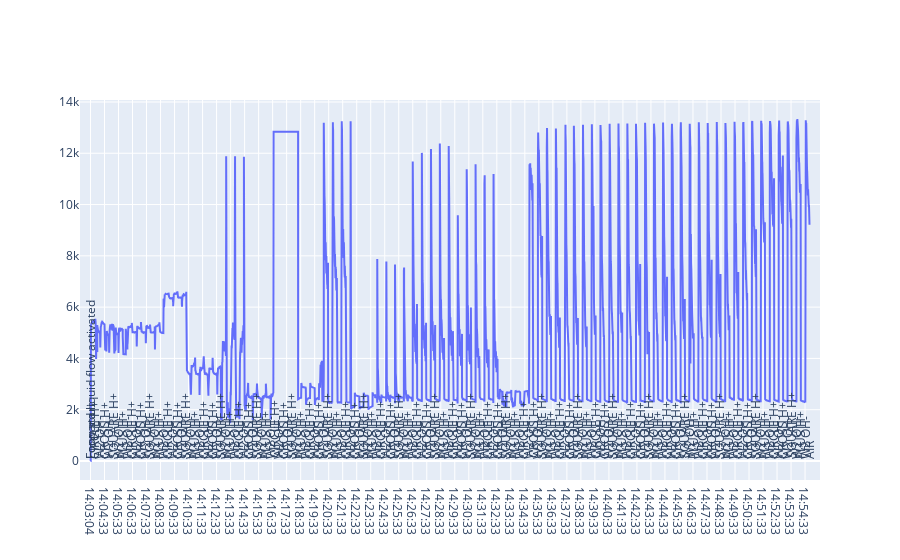

Source (notebook cell):
### Markdown cell above
14:02 Откалибровано. Первый запуск на растворах NaOH и кислоты.

14:08 Увеличил ADC range до 3В

14:10 Уменьшил ADC range до 1В

14:10 Уменьшил ADC range до 0.5В (наблюдается слишком сильный размах - засветка)

14:14 Увеличил ADC до 0.75В (наблюдается слишком темное изображение и слабая амплитуда)

14:16 обнаружили что земли не соединены. Соединили. Все стало засвечено белым 

14:18 увеличил ADC до 2В - слишком малая амплитуда

14:20 уменьшил ADC до 1.6 - слишком высокая амплитуда

14:22 увеличил до 1.8 - слишком малая амплитуда

14:24 уменьшил до 1.7

14:27 уменьшил до 1.65 - самая отчетливая картина, однако большее влияние по показатели оказывает муар, проявляющийся при подаче OH-

14:29 vb1=vb2=2.00 В (изначально было 1.65) - изменений нет

14:32 vb1=vb2=3.00 В - картина изменений стала менее выраженной

14:35 vb1=vb2=1В - картина изменений стала более выраженной

14:37 vb1=vb2=0.5В - еще более ярко выраженный размах

14:39 vb1=vb2=0.25В - разницы не заметно

14:43 vb1=0.25, vb2=0.5

14:46 vb1=0.25, vb2=1

Вывод - достигнута амплитуда (13.1k при OH-, 2.3k при H+). Но при OH- очень высокое влияние на значения оказывает муар, а не PH среды. При постоянном PH щелочи имеется лесенка близкая к гиперболе, что не соответствует изменению PH показателя раствора.

### Code cell
download('sequence.py-2020.06.18_14:03:02.log')
draw_file('sequence.py-2020.06.18_14:03:02.log')

### Figure 1 — Plotly figure (JSON) as saved in the notebook; plotly's stock layout.template omitted (floating-point values rounded to 4 significant figures; data arrays with more than 128 entries replaced by an {"elided": "..."} marker saying what was removed)
{"data": [{"type": "scatter", "x": {"elided": "9674 str values"}, "y": {"elided": "9674 mixed values"}}], "layout": {"annotations": [{"align": "center", "showarrow": false, "text": "Forward liquid flow activated", "textangle": -90, "x": "14:03:04", "yanchor": "bottom"}, {"align": "center", "showarrow": false, "text": "Loop start", "textangle": -90, "x": "14:03:34", "yanchor": "bottom"}, {"align": "center", "showarrow": false, "text": "CIRCLE H+", "textangle": -90, "x": "14:03:54", "yanchor": "bottom"}, {"align": "center", "showarrow": false, "text": "W2 OH-", "textangle": -90, "x": "14:04:13", "yanchor": "bottom"}, {"align": "center", "showarrow": false, "text": "CROSS H+", "textangle": -90, "x": "14:04:33", "yanchor": "bottom"}, {"align": "center", "showarrow": false, "text": "W2 OH-", "textangle": -90, "x": "14:04:52", "yanchor": "bottom"}, {"align": "center", "showarrow": false, "text": "SQUARE H+", "textangle": -90, "x": "14:05:12", "yanchor": "bottom"}, {"align": "center", "showarrow": false, "text": "W2 OH-", "textangle": -90, "x": "14:05:31", "yanchor": "bottom"}, {"align": "center", "showarrow": false, "text": "PLUS H+", "textangle": -90, "x": "14:05:51", "yanchor": "bottom"}, {"align": "center", "showarrow": false, "text": "W2 OH-", "textangle": -90, "x": "14:06:10", "yanchor": "bottom"}, {"align": "center", "showarrow": false, "text": "CIRCLE H+", "textangle": -90, "x": "14:06:30", "yanchor": "bottom"}, {"align": "center", "showarrow": false, "text": "W2 OH-", "textangle": -90, "x": "14:06:49", "yanchor": "bottom"}, {"align": "center", "showarrow": false, "text": "CROSS H+", "textangle": -90, "x": "14:07:09", "yanchor": "bottom"}, {"align": "center", "showarrow": false, "text": "W2 OH-", "textangle": -90, "x": "14:07:28", "yanchor": "bottom"}, {"align": "center", "showarrow": false, "text": "SQUARE H+", "textangle": -90, "x": "14:07:47", "yanchor": "bottom"}, {"align": "center", "showarrow": false, "text": "W2 OH-", "textangle": -90, "x": "14:08:07", "yanchor": "bottom"}, {"align": "center", "showarrow": false, "text": "PLUS H+", "textangle": -90, "x": "14:08:27", "yanchor": "bottom"}, {"align": "center", "showarrow": false, "text": "W2 OH-", "textangle": -90, "x": "14:08:47", "yanchor": "bottom"}, {"align": "center", "showarrow": false, "text": "CIRCLE H+", "textangle": -90, "x": "14:09:06", "yanchor": "bottom"}, {"align": "center", "showarrow": false, "text": "W2 OH-", "textangle": -90, "x": "14:09:25", "yanchor": "bottom"}, {"align": "center", "showarrow": false, "text": "CROSS H+", "textangle": -90, "x": "14:09:44", "yanchor": "bottom"}, {"align": "center", "showarrow": false, "text": "W2 OH-", "textangle": -90, "x": "14:10:03", "yanchor": "bottom"}, {"align": "center", "showarrow": false, "text": "SQUARE H+", "textangle": -90, "x": "14:10:22", "yanchor": "bottom"}, {"align": "center", "showarrow": false, "text": "W2 OH-", "textangle": -90, "x": "14:10:41", "yanchor": "bottom"}, {"align": "center", "showarrow": false, "text": "PLUS H+", "textangle": -90, "x": "14:11:00", "yanchor": "bottom"}, {"align": "center", "showarrow": false, "text": "W2 OH-", "textangle": -90, "x": "14:11:19", "yanchor": "bottom"}, {"align": "center", "showarrow": false, "text": "CIRCLE H+", "textangle": -90, "x": "14:11:38", "yanchor": "bottom"}, {"align": "center", "showarrow": false, "text": "W2 OH-", "textangle": -90, "x": "14:11:56", "yanchor": "bottom"}, {"align": "center", "showarrow": false, "text": "CROSS H+", "textangle": -90, "x": "14:12:15", "yanchor": "bottom"}, {"align": "center", "showarrow": false, "text": "W2 OH-", "textangle": -90, "x": "14:12:34", "yanchor": "bottom"}, {"align": "center", "showarrow": false, "text": "SQUARE H+", "textangle": -90, "x": "14:12:53", "yanchor": "bottom"}, {"align": "center", "showarrow": false, "text": "W2 OH-", "textangle": -90, "x": "14:13:12", "yanchor": "bottom"}, {"align": "center", "showarrow": false, "text": "PLUS H+", "textangle": -90, "x": "14:13:31", "yanchor": "bottom"}, {"align": "center", "showarrow": false, "text": "W2 OH-", "textangle": -90, "x": "14:13:50", "yanchor": "bottom"}, {"align": "center", "showarrow": false, "text": "CIRCLE H+", "textangle": -90, "x": "14:14:10", "yanchor": "bottom"}, {"align": "center", "showarrow": false, "text": "W2 OH-", "textangle": -90, "x": "14:14:28", "yanchor": "bottom"}, {"align": "center", "showarrow": false, "text": "CROSS H+", "textangle": -90, "x": "14:14:48", "yanchor": "bottom"}, {"align": "center", "showarrow": false, "text": "W2 OH-", "textangle": -90, "x": "14:15:07", "yanchor": "bottom"}, {"align": "center", "showarrow": false, "text": "SQUARE H+", "textangle": -90, "x": "14:15:26", "yanchor": "bottom"}, {"align": "center", "showarrow": false, "text": "W2 OH-", "textangle": -90, "x": "14:15:45", "yanchor": "bottom"}, {"align": "center", "showarrow": false, "text": "PLUS H+", "textangle": -90, "x": "14:16:04", "yanchor": "bottom"}, {"align": "center", "showarrow": false, "text": "W2 OH-", "textangle": -90, "x": "14:16:23", "yanchor": "bottom"}, {"align": "center", "showarrow": false, "text": "CIRCLE H+", "textangle": -90, "x": "14:16:41", "yanchor": "bottom"}, {"align": "center", "showarrow": false, "text": "W2 OH-", "textangle": -90, "x": "14:17:00", "yanchor": "bottom"}, {"align": "center", "showarrow": false, "text": "CROSS H+", "textangle": -90, "x": "14:17:19", "yanchor": "bottom"}, {"align": "center", "showarrow": false, "text": "W2 OH-", "textangle": -90, "x": "14:17:38", "yanchor": "bottom"}, {"align": "center", "showarrow": false, "text": "SQUARE H+", "textangle": -90, "x": "14:17:57", "yanchor": "bottom"}, {"align": "center", "showarrow": false, "text": "W2 OH-", "textangle": -90, "x": "14:18:16", "yanchor": "bottom"}, {"align": "center", "showarrow": false, "text": "PLUS H+", "textangle": -90, "x": "14:18:35", "yanchor": "bottom"}, {"align": "center", "showarrow": false, "text": "W2 OH-", "textangle": -90, "x": "14:18:54", "yanchor": "bottom"}, {"align": "center", "showarrow": false, "text": "CIRCLE H+", "textangle": -90, "x": "14:19:13", "yanchor": "bottom"}, {"align": "center", "showarrow": false, "text": "W2 OH-", "textangle": -90, "x": "14:19:32", "yanchor": "bottom"}, {"align": "center", "showarrow": false, "text": "CROSS H+", "textangle": -90, "x": "14:19:51", "yanchor": "bottom"}, {"align": "center", "showarrow": false, "text": "W2 OH-", "textangle": -90, "x": "14:20:10", "yanchor": "bottom"}, {"align": "center", "showarrow": false, "text": "SQUARE H+", "textangle": -90, "x": "14:20:29", "yanchor": "bottom"}, {"align": "center", "showarrow": false, "text": "W2 OH-", "textangle": -90, "x": "14:20:48", "yanchor": "bottom"}, {"align": "center", "showarrow": false, "text": "PLUS H+", "textangle": -90, "x": "14:21:07", "yanchor": "bottom"}, {"align": "center", "showarrow": false, "text": "W2 OH-", "textangle": -90, "x": "14:21:26", "yanchor": "bottom"}, {"align": "center", "showarrow": false, "text": "CIRCLE H+", "textangle": -90, "x": "14:21:46", "yanchor": "bottom"}, {"align": "center", "showarrow": false, "text": "W2 OH-", "textangle": -90, "x": "14:22:05", "yanchor": "bottom"}, {"align": "center", "showarrow": false, "text": "CROSS H+", "textangle": -90, "x": "14:22:24", "yanchor": "bottom"}, {"align": "center", "showarrow": false, "text": "W2 OH-", "textangle": -90, "x": "14:22:43", "yanchor": "bottom"}, {"align": "center", "showarrow": false, "text": "SQUARE H+", "textangle": -90, "x": "14:23:02", "yanchor": "bottom"}, {"align": "center", "showarrow": false, "text": "W2 OH-", "textangle": -90, "x": "14:23:21", "yanchor": "bottom"}, {"align": "center", "showarrow": false, "text": "PLUS H+", "textangle": -90, "x": "14:23:40", "yanchor": "bottom"}, {"align": "center", "showarrow": false, "text": "W2 OH-", "textangle": -90, "x": "14:23:59", "yanchor": "bottom"}, {"align": "center", "showarrow": false, "text": "CIRCLE H+", "textangle": -90, "x": "14:24:18", "yanchor": "bottom"}, {"align": "center", "showarrow": false, "text": "W2 OH-", "textangle": -90, "x": "14:24:37", "yanchor": "bottom"}, {"align": "center", "showarrow": false, "text": "CROSS H+", "textangle": -90, "x": "14:24:57", "yanchor": "bottom"}, {"align": "center", "showarrow": false, "text": "W2 OH-", "textangle": -90, "x": "14:25:16", "yanchor": "bottom"}, {"align": "center", "showarrow": false, "text": "SQUARE H+", "textangle": -90, "x": "14:25:35", "yanchor": "bottom"}, {"align": "center", "showarrow": false, "text": "W2 OH-", "textangle": -90, "x": "14:25:54", "yanchor": "bottom"}, {"align": "center", "showarrow": false, "text": "PLUS H+", "textangle": -90, "x": "14:26:13", "yanchor": "bottom"}, {"align": "center", "showarrow": false, "text": "W2 OH-", "textangle": -90, "x": "14:26:32", "yanchor": "bottom"}, {"align": "center", "showarrow": false, "text": "CIRCLE H+", "textangle": -90, "x": "14:26:51", "yanchor": "bottom"}, {"align": "center", "showarrow": false, "text": "W2 OH-", "textangle": -90, "x": "14:27:10", "yanchor": "bottom"}, {"align": "center", "showarrow": false, "text": "CROSS H+", "textangle": -90, "x": "14:27:30", "yanchor": "bottom"}, {"align": "center", "showarrow": false, "text": "W2 OH-", "textangle": -90, "x": "14:27:49", "yanchor": "bottom"}, {"align": "center", "showarrow": false, "text": "SQUARE H+", "textangle": -90, "x": "14:28:08", "yanchor": "bottom"}, {"align": "center", "showarrow": false, "text": "W2 OH-", "textangle": -90, "x": "14:28:27", "yanchor": "bottom"}, {"align": "center", "showarrow": false, "text": "PLUS H+", "textangle": -90, "x": "14:28:46", "yanchor": "bottom"}, {"align": "center", "showarrow": false, "text": "W2 OH-", "textangle": -90, "x": "14:29:06", "yanchor": "bottom"}, {"align": "center", "showarrow": false, "text": "CIRCLE H+", "textangle": -90, "x": "14:29:25", "yanchor": "bottom"}, {"align": "center", "showarrow": false, "text": "W2 OH-", "textangle": -90, "x": "14:29:44", "yanchor": "bottom"}, {"align": "center", "showarrow": false, "text": "CROSS H+", "textangle": -90, "x": "14:30:03", "yanchor": "bottom"}, {"align": "center", "showarrow": false, "text": "W2 OH-", "textangle": -90, "x": "14:30:22", "yanchor": "bottom"}, {"align": "center", "showarrow": false, "text": "SQUARE H+", "textangle": -90, "x": "14:30:41", "yanchor": "bottom"}, {"align": "center", "showarrow": false, "text": "W2 OH-", "textangle": -90, "x": "14:31:00", "yanchor": "bottom"}, {"align": "center", "showarrow": false, "text": "PLUS H+", "textangle": -90, "x": "14:31:19", "yanchor": "bottom"}, {"align": "center", "showarrow": false, "text": "W2 OH-", "textangle": -90, "x": "14:31:38", "yanchor": "bottom"}, {"align": "center", "showarrow": false, "text": "CIRCLE H+", "textangle": -90, "x": "14:31:57", "yanchor": "bottom"}, {"align": "center", "showarrow": false, "text": "W2 OH-", "textangle": -90, "x": "14:32:17", "yanchor": "bottom"}, {"align": "center", "showarrow": false, "text": "CROSS H+", "textangle": -90, "x": "14:32:36", "yanchor": "bottom"}, {"align": "center", "showarrow": false, "text": "W2 OH-", "textangle": -90, "x": "14:32:55", "yanchor": "bottom"}, {"align": "center", "showarrow": false, "text": "SQUARE H+", "textangle": -90, "x": "14:33:14", "yanchor": "bottom"}, {"align": "center", "showarrow": false, "text": "W2 OH-", "textangle": -90, "x": "14:33:33", "yanchor": "bottom"}, {"align": "center", "showarrow": false, "text": "PLUS H+", "textangle": -90, "x": "14:33:52", "yanchor": "bottom"}, {"align": "center", "showarrow": false, "text": "W2 OH-", "textangle": -90, "x": "14:34:11", "yanchor": "bottom"}, {"align": "center", "showarrow": false, "text": "CIRCLE H+", "textangle": -90, "x": "14:34:30", "yanchor": "bottom"}, {"align": "center", "showarrow": false, "text": "W2 OH-", "textangle": -90, "x": "14:34:49", "yanchor": "bottom"}, {"align": "center", "showarrow": false, "text": "CROSS H+", "textangle": -90, "x": "14:35:08", "yanchor": "bottom"}, {"align": "center", "showarrow": false, "text": "W2 OH-", "textangle": -90, "x": "14:35:27", "yanchor": "bottom"}, {"align": "center", "showarrow": false, "text": "SQUARE H+", "textangle": -90, "x": "14:35:46", "yanchor": "bottom"}, {"align": "center", "showarrow": false, "text": "W2 OH-", "textangle": -90, "x": "14:36:05", "yanchor": "bottom"}, {"align": "center", "showarrow": false, "text": "PLUS H+", "textangle": -90, "x": "14:36:25", "yanchor": "bottom"}, {"align": "center", "showarrow": false, "text": "W2 OH-", "textangle": -90, "x": "14:36:44", "yanchor": "bottom"}, {"align": "center", "showarrow": false, "text": "CIRCLE H+", "textangle": -90, "x": "14:37:03", "yanchor": "bottom"}, {"align": "center", "showarrow": false, "text": "W2 OH-", "textangle": -90, "x": "14:37:23", "yanchor": "bottom"}, {"align": "center", "showarrow": false, "text": "CROSS H+", "textangle": -90, "x": "14:37:42", "yanchor": "bottom"}, {"align": "center", "showarrow": false, "text": "W2 OH-", "textangle": -90, "x": "14:38:01", "yanchor": "bottom"}, {"align": "center", "showarrow": false, "text": "SQUARE H+", "textangle": -90, "x": "14:38:20", "yanchor": "bottom"}, {"align": "center", "showarrow": false, "text": "W2 OH-", "textangle": -90, "x": "14:38:39", "yanchor": "bottom"}, {"align": "center", "showarrow": false, "text": "PLUS H+", "textangle": -90, "x": "14:38:58", "yanchor": "bottom"}, {"align": "center", "showarrow": false, "text": "W2 OH-", "textangle": -90, "x": "14:39:17", "yanchor": "bottom"}, {"align": "center", "showarrow": false, "text": "CIRCLE H+", "textangle": -90, "x": "14:39:36", "yanchor": "bottom"}, {"align": "center", "showarrow": false, "text": "W2 OH-", "textangle": -90, "x": "14:39:55", "yanchor": "bottom"}, {"align": "center", "showarrow": false, "text": "CROSS H+", "textangle": -90, "x": "14:40:14", "yanchor": "bottom"}, {"align": "center", "showarrow": false, "text": "W2 OH-", "textangle": -90, "x": "14:40:33", "yanchor": "bottom"}, {"align": "center", "showarrow": false, "text": "SQUARE H+", "textangle": -90, "x": "14:40:52", "yanchor": "bottom"}, {"align": "center", "showarrow": false, "text": "W2 OH-", "textangle": -90, "x": "14:41:11", "yanchor": "bottom"}, {"align": "center", "showarrow": false, "text": "PLUS H+", "textangle": -90, "x": "14:41:30", "yanchor": "bottom"}, {"align": "center", "showarrow": false, "text": "W2 OH-", "textangle": -90, "x": "14:41:49", "yanchor": "bottom"}, {"align": "center", "showarrow": false, "text": "CIRCLE H+", "textangle": -90, "x": "14:42:08", "yanchor": "bottom"}, {"align": "center", "showarrow": false, "text": "W2 OH-", "textangle": -90, "x": "14:42:27", "yanchor": "bottom"}, {"align": "center", "showarrow": false, "text": "CROSS H+", "textangle": -90, "x": "14:42:46", "yanchor": "bottom"}, {"align": "center", "showarrow": false, "text": "W2 OH-", "textangle": -90, "x": "14:43:05", "yanchor": "bottom"}, {"align": "center", "showarrow": false, "text": "SQUARE H+", "textangle": -90, "x": "14:43:25", "yanchor": "bottom"}, {"align": "center", "showarrow": false, "text": "W2 OH-", "textangle": -90, "x": "14:43:44", "yanchor": "bottom"}, {"align": "center", "showarrow": false, "text": "PLUS H+", "textangle": -90, "x": "14:44:03", "yanchor": "bottom"}, {"align": "center", "showarrow": false, "text": "W2 OH-", "textangle": -90, "x": "14:44:22", "yanchor": "bottom"}, {"align": "center", "showarrow": false, "text": "CIRCLE H+", "textangle": -90, "x": "14:44:41", "yanchor": "bottom"}, {"align": "center", "showarrow": false, "text": "W2 OH-", "textangle": -90, "x": "14:45:00", "yanchor": "bottom"}, {"align": "center", "showarrow": false, "text": "CROSS H+", "textangle": -90, "x": "14:45:19", "yanchor": "bottom"}, {"align": "center", "showarrow": false, "text": "W2 OH-", "textangle": -90, "x": "14:45:38", "yanchor": "bottom"}, {"align": "center", "showarrow": false, "text": "SQUARE H+", "textangle": -90, "x": "14:45:57", "yanchor": "bottom"}, {"align": "center", "showarrow": false, "text": "W2 OH-", "textangle": -90, "x": "14:46:16", "yanchor": "bottom"}, {"align": "center", "showarrow": false, "text": "PLUS H+", "textangle": -90, "x": "14:46:36", "yanchor": "bottom"}, {"align": "center", "showarrow": false, "text": "W2 OH-", "textangle": -90, "x": "14:46:55", "yanchor": "bottom"}, {"align": "center", "showarrow": false, "text": "CIRCLE H+", "textangle": -90, "x": "14:47:14", "yanchor": "bottom"}, {"align": "center", "showarrow": false, "text": "W2 OH-", "textangle": -90, "x": "14:47:33", "yanchor": "bottom"}, {"align": "center", "showarrow": false, "text": "CROSS H+", "textangle": -90, "x": "14:47:52", "yanchor": "bottom"}, {"align": "center", "showarrow": false, "text": "W2 OH-", "textangle": -90, "x": "14:48:11", "yanchor": "bottom"}, {"align": "center", "showarrow": false, "text": "SQUARE H+", "textangle": -90, "x": "14:48:30", "yanchor": "bottom"}, {"align": "center", "showarrow": false, "text": "W2 OH-", "textangle": -90, "x": "14:48:50", "yanchor": "bottom"}, {"align": "center", "showarrow": false, "text": "PLUS H+", "textangle": -90, "x": "14:49:09", "yanchor": "bottom"}, {"align": "center", "showarrow": false, "text": "W2 OH-", "textangle": -90, "x": "14:49:28", "yanchor": "bottom"}, {"align": "center", "showarrow": false, "text": "CIRCLE H+", "textangle": -90, "x": "14:49:47", "yanchor": "bottom"}, {"align": "center", "showarrow": false, "text": "W2 OH-", "textangle": -90, "x": "14:50:06", "yanchor": "bottom"}, {"align": "center", "showarrow": false, "text": "CROSS H+", "textangle": -90, "x": "14:50:25", "yanchor": "bottom"}, {"align": "center", "showarrow": false, "text": "W2 OH-", "textangle": -90, "x": "14:50:44", "yanchor": "bottom"}, {"align": "center", "showarrow": false, "text": "SQUARE H+", "textangle": -90, "x": "14:51:03", "yanchor": "bottom"}, {"align": "center", "showarrow": false, "text": "W2 OH-", "textangle": -90, "x": "14:51:22", "yanchor": "bottom"}, {"align": "center", "showarrow": false, "text": "PLUS H+", "textangle": -90, "x": "14:51:41", "yanchor": "bottom"}, {"align": "center", "showarrow": false, "text": "W2 OH-", "textangle": -90, "x": "14:52:00", "yanchor": "bottom"}, {"align": "center", "showarrow": false, "text": "CIRCLE H+", "textangle": -90, "x": "14:52:19", "yanchor": "bottom"}, {"align": "center", "showarrow": false, "text": "W2 OH-", "textangle": -90, "x": "14:52:38", "yanchor": "bottom"}, {"align": "center", "showarrow": false, "text": "CROSS H+", "textangle": -90, "x": "14:52:57", "yanchor": "bottom"}, {"align": "center", "showarrow": false, "text": "W2 OH-", "textangle": -90, "x": "14:53:16", "yanchor": "bottom"}, {"align": "center", "showarrow": false, "text": "SQUARE H+", "textangle": -90, "x": "14:53:35", "yanchor": "bottom"}, {"align": "center", "showarrow": false, "text": "W2 OH-", "textangle": -90, "x": "14:53:54", "yanchor": "bottom"}, {"align": "center", "showarrow": false, "text": "PLUS H+", "textangle": -90, "x": "14:54:14", "yanchor": "bottom"}, {"align": "center", "showarrow": false, "text": "W2 OH-", "textangle": -90, "x": "14:54:33", "yanchor": "bottom"}, {"align": "center", "showarrow": false, "text": "AIR", "textangle": -90, "x": "14:54:52", "yanchor": "bottom"}]}}
